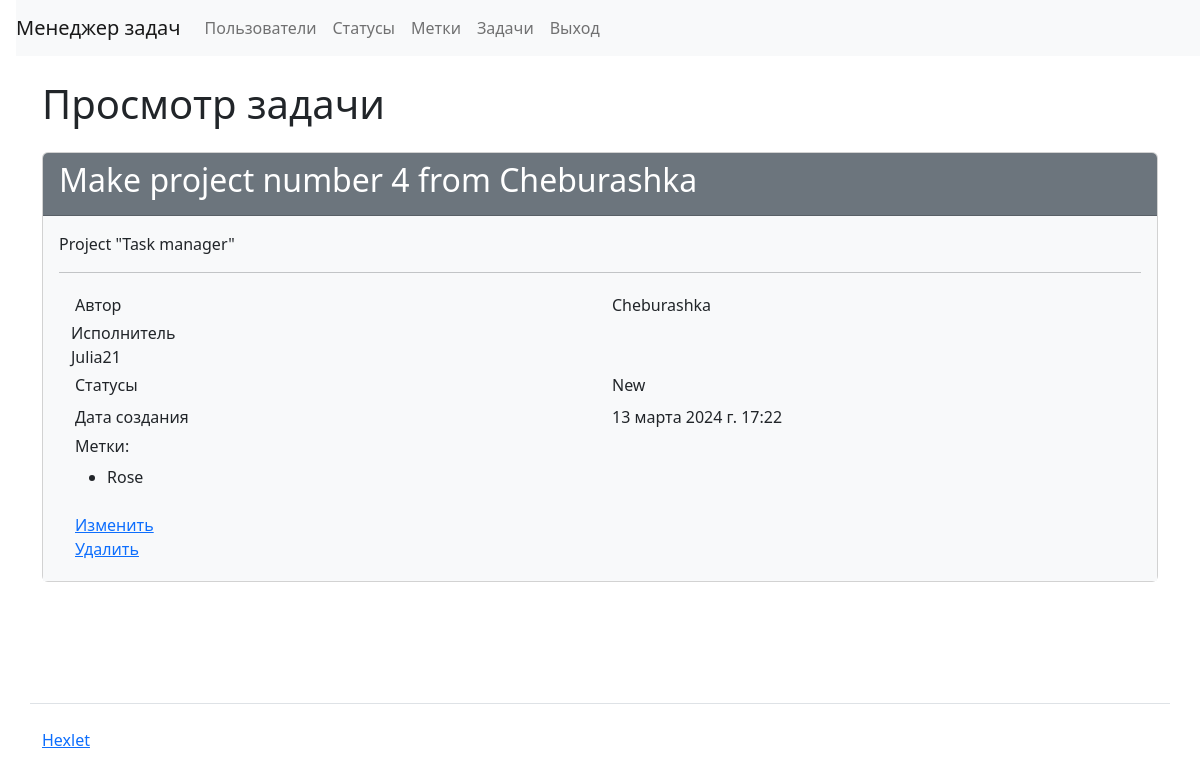
/tasks/2/, run on an earlier commit of the app's database.
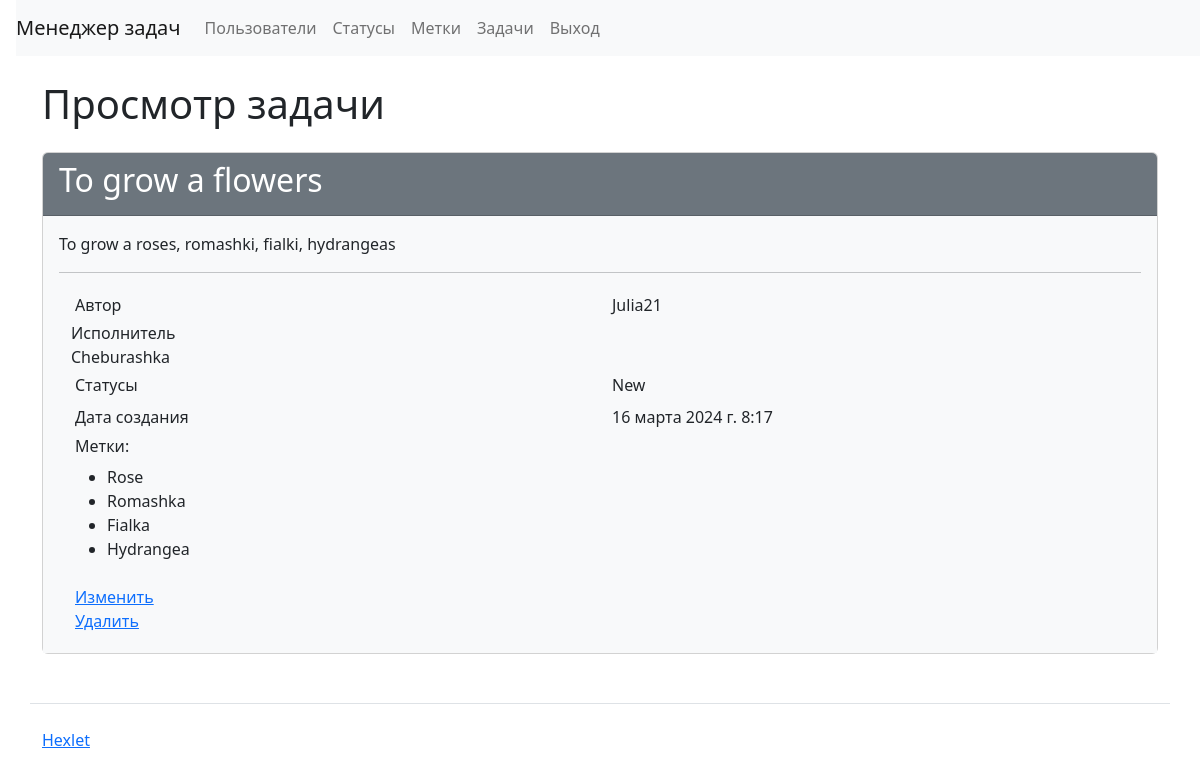
And on a later commit of the database.
### task_manager/tasks/models.py (models this page shows, shortened)
class Task(models.Model):
    name = models.CharField(_('Name'), max_length=255, unique=True)
    description = models.TextField(_('Description'), blank=True)
    status = models.ForeignKey(
        Status,
        verbose_name=_('Status'),
        on_delete=models.PROTECT
    )
    author = models.ForeignKey(
        User,
        verbose_name=_('Author'),
        on_delete=models.PROTECT,
        related_name='author'
    )
    executor = models.ForeignKey(
        User,
        verbose_name=_('Executor'),
        on_delete=models.PROTECT,
        null=True,
        blank=True,
        related_name='executor'
    )
    labels = models.ManyToManyField(
        Label,
        through='LabelForTask',
        verbose_name=_('Labels'),
        blank=True
    )
    created_at = models.DateTimeField(_('Date of creation'), auto_now_add=True)

### task_manager/users/models.py (models this page shows)
class User(AbstractUser):
    def __str__(self):
        return self.username

### task_manager/labels/models.py (models this page shows)
class Label(models.Model):
    name = models.CharField(_("Name"), max_length=255, unique=True)
    timestamp = models.DateTimeField(auto_now_add=True)
    def __str__(self):
        return self.name

### task_manager/statuses/models.py (models this page shows)
class Status(models.Model):
    name = models.CharField(_("Status"), max_length=255, unique=True)
    timestamp = models.DateTimeField(auto_now_add=True)
    def __str__(self):
        return self.name

### task_manager/tasks/views.py (the view)
# urls.py: path('<int:pk>/', TaskShowIndex.as_view(), name='task_show_index'),
class TaskShowIndex(DetailView):
    model = Task
    template_name = 'tasks/task_show.html'
    context_object_name = 'task'

### task_manager/templates/tasks/task_show.html
{% extends "base.html" %}
{% load i18n %}
{% block nav %}
{% include "nav_user.html" %}
{% endblock %}
{% block content %}
  <h1 class="my-4">{% translate "View task" %}</h1>
  <div class="card">
    <div class="card-header bg-secondary text-white">
      <h2>{{ task.name}}</h2>
    </div>
    <div class="card-body bg-light">
      <p>{{ task.description }}</p>
      <hr>
      <div class="container">
	<div class="row p-1">
	  <div class="col">{% translate "Author" %}</div>
	  <div class="col">{{ task.author }}</div>
	</div>
	<div class"row p-1">
	  <div class="col">{% translate "Executor" %}</div>
	  <div class="col">{{ task.executor }}</div>
	</div>
	<div class="row p-1">
	  <div class="col">{% translate "Status" %}</div>
	  <div class="col">{{ task.status }}</div>
	</div>
	<div class="row p-1">
	  <div class="col">{% translate "Created at" %}</div>
	  <div class="col">{{ task.created_at }}</div>
	</div>
	<div class="row p-1">
	  <div class="col">
	    <h6>{% translate "Labels" %}:</h6>
	    <ul>
	      {% for label in task.labels.all %}
                <li>{{ label }}</li>
	      {% endfor %}
	    </ul>
	  </div>
	</div>
	<div class="row p-1">
          <div class="col">
	    <a href="{% url 'task_update' task.id %}">{% translate "Change" %}</a>
	    <br>
	    <a href="{% url 'task_delete' task.id %}">{% translate "Delete" %}</a>
	  </div>
	</div>
      </div>
    </div>
  </div>
{% endblock %}

What changed in the data, as far as the page shows it:
changed Task "Julia21": name "Make project number 4 from Cheburashka" → "To grow a flowers"; description "Project \"Task manager\"" → "To grow a roses, romashki, fialki, hydrangeas"; author "Cheburashka" → "Julia21"; executor "Julia21" → "Cheburashka"; created_at "13 марта 2024 г. 17:22" → "16 марта 2024 г. 8:17"
added Label: name "Romashka"
added Label: name "Fialka"
added Label: name "Hydrangea"
